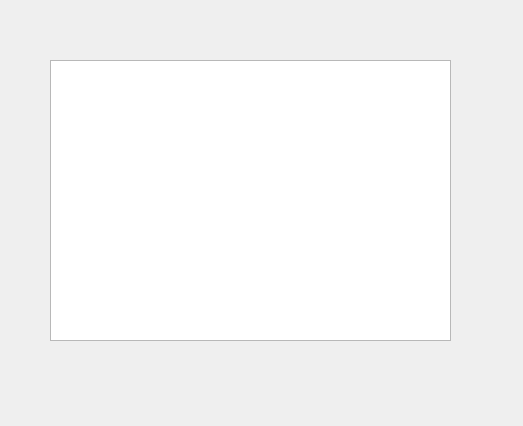
<?xml version="1.0" encoding="UTF-8"?>
<ui version="4.0">
 <class>Form</class>
 <widget class="QWidget" name="Form">
  <property name="geometry">
   <rect>
    <x>0</x>
    <y>0</y>
    <width>523</width>
    <height>426</height>
   </rect>
  </property>
  <property name="windowTitle">
   <string>Form</string>
  </property>
  <widget class="QTableWidget" name="tableWidget_2">
   <property name="geometry">
    <rect>
     <x>50</x>
     <y>60</y>
     <width>401</width>
     <height>281</height>
    </rect>
   </property>
  </widget>
 </widget>
 <resources/>
 <connections/>
</ui>
